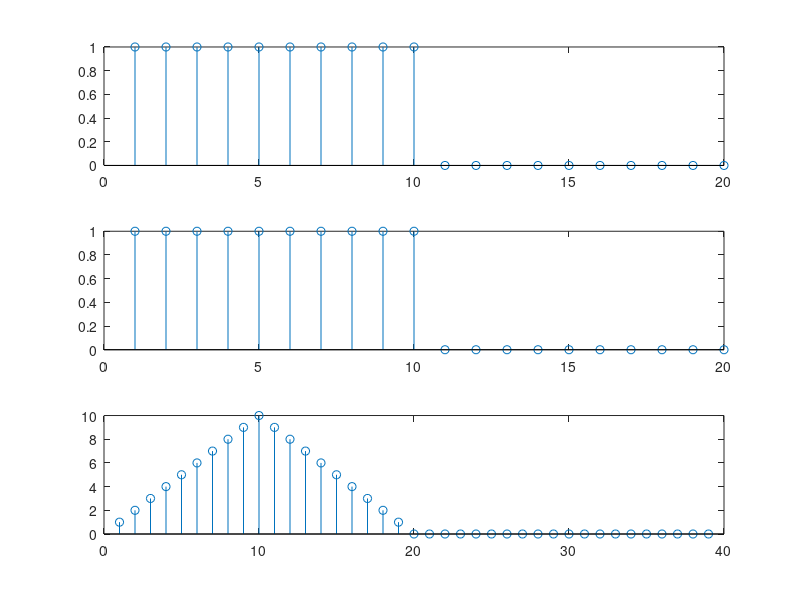
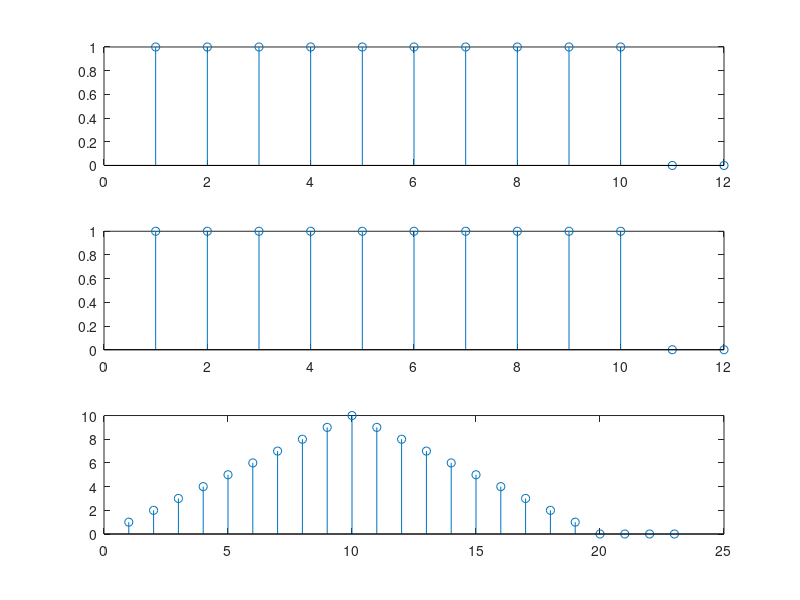
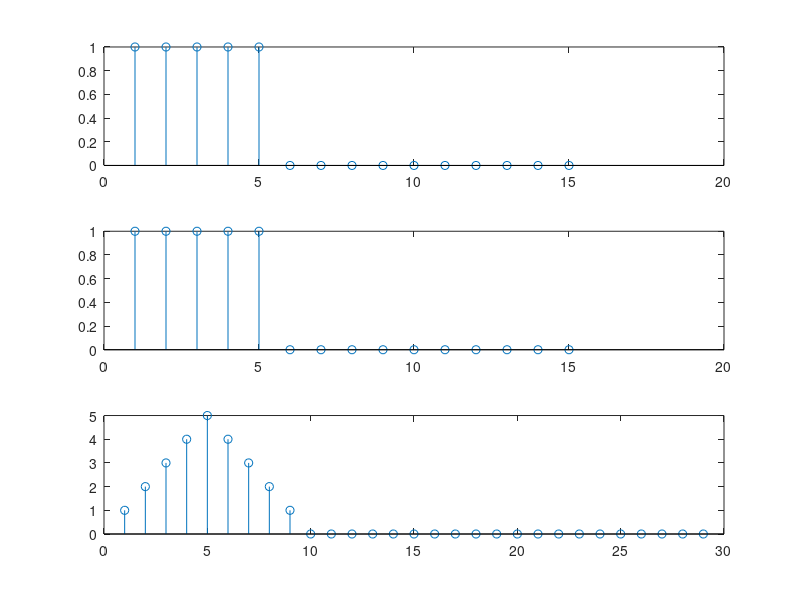
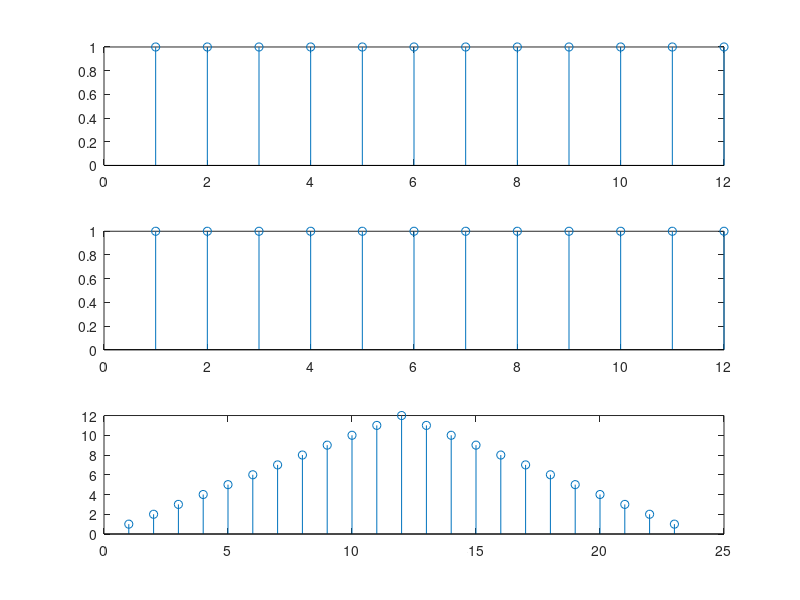

The MATLAB source for these figures, in order:
L_values = [20, 12, 15, 12];
P_values = [10, 10, 5, 12];

for i = 1:length(L_values)
    L = L_values(i);
    P = P_values(i);

    % Bagian 1
    x = zeros(1, L); % Inisialisasi array x
    for n = 1:L
        if n <= P
            x(n) = 1;
        else
            x(n) = 0;
        end
    end

    t = 1:L;

    figure;
    subplot(3, 1, 1);
    stem(t, x);
    % title(['x dengan L = ', num2str(L), ' dan P = ', num2str(P)]);

    % Bagian 2
    v = zeros(1, L); % Inisialisasi array v
    for n = 1:L
        if n <= P
            v(n) = 1;
        else
            v(n) = 0;
        end
    end

    subplot(3, 1, 2);
    stem(t, v);
    % title(['v dengan L = ', num2str(L), ' dan P = ', num2str(P)]);

    % Konvolusi x dan v
    conv_result = conv(x, v);
    subplot(3, 1, 3);
    stem(conv_result);
    % title(['Konvolusi x dan v untuk L = ', num2str(L), ' dan P = ', num2str(P)]);
end


